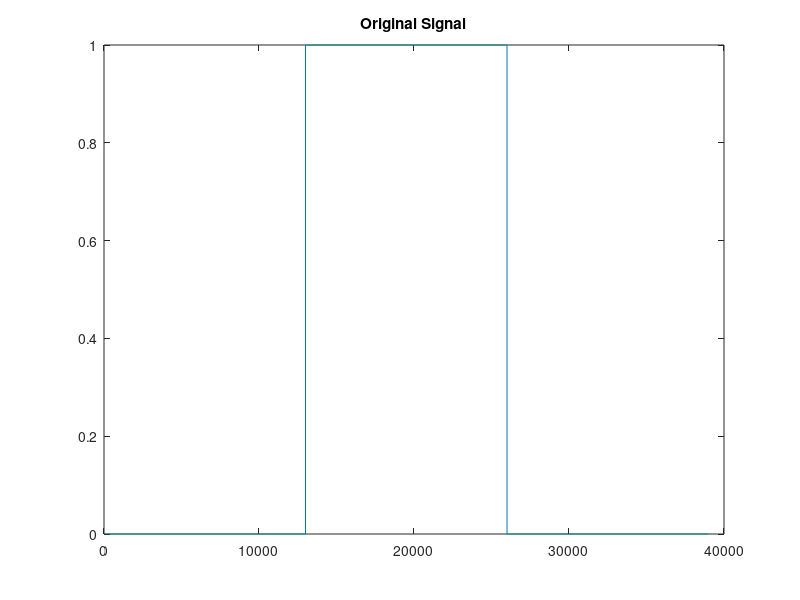
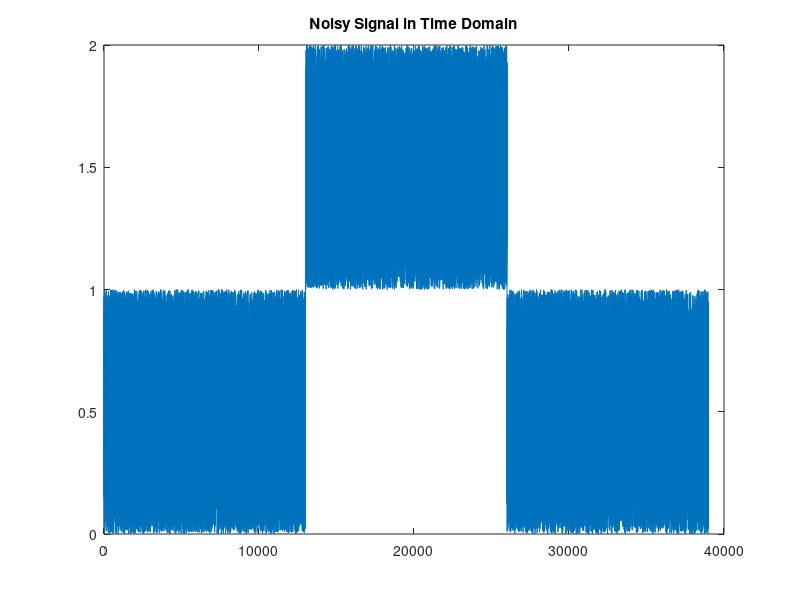
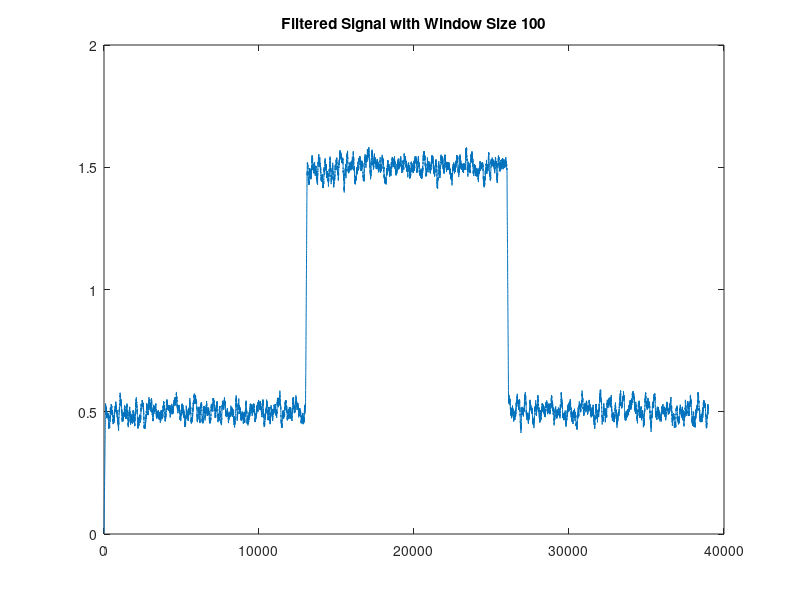
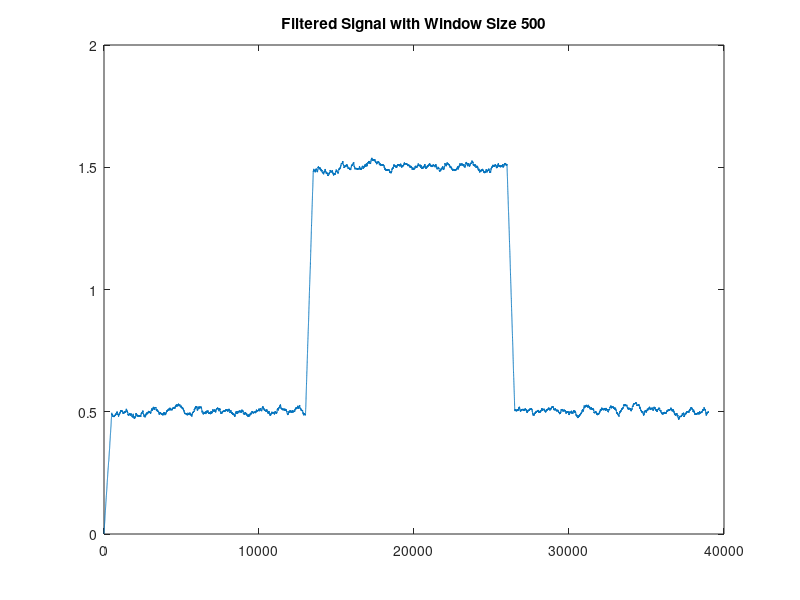

Here is the MATLAB script that generated these plots, in order:
% Moving Average Filter
x = 100*(130);
y = [zeros(1,x) ones(1,x) zeros(1,x)];
n = 1:length(y);
figure;
plot(n,y);
title('Original Signal');
% Random Noise
noise = rand(size(n));
z = y + noise;
figure;
plot(n,z);
title('Noisy Signal in Time Domain');
% Moving Average Filter with Window Size 100
windowSize = 100;
b = (1/windowSize)*ones(1,windowSize);
a = 1;
z_filtd = filter(b,a,z);
figure;
plot(n,z_filtd);
title('Filtered Signal with Window Size 100');
% Moving Average Filter with Window Size 500
windowSize = 500;
b = (1/windowSize)*ones(1,windowSize);
a = 1;
z_filtd = filter(b,a,z);
figure;
plot(n,z_filtd);
title('Filtered Signal with Window Size 500');
% Moving Average Filter with Window Size 1000
windowSize = 1000;
b = (1/windowSize)*ones(1,windowSize);
a = 1;
z_filtd = filter(b,a,z);
figure;
plot(n,z_filtd);
title('Filtered Signal with Window Size 1000');
